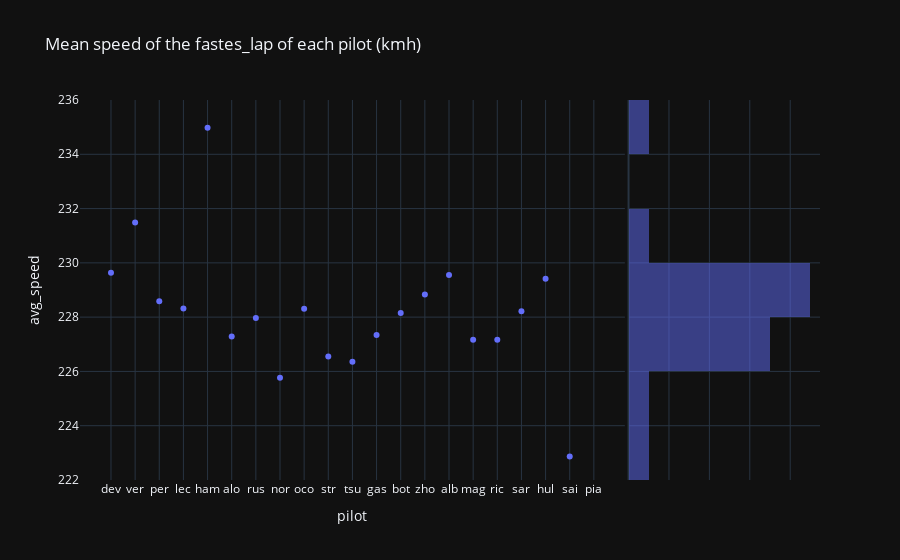

Here is the notebook cell this chart was saved with:
### Code cell
px.scatter(last_gp, x="pilot", y="avg_speed", title="Mean speed of the fastes_lap of each pilot (kmh)", marginal_y="histogram", template="plotly_dark")

### Figure 1 — Plotly figure (JSON) as saved in the notebook; plotly's stock layout.template omitted (floating-point values rounded to 4 significant figures)
{"data": [{"hovertemplate": "pilot=%{x}<br>avg_speed=%{y}<extra></extra>", "legendgroup": "", "marker": {"color": "#636efa", "symbol": "circle"}, "mode": "markers", "name": "", "orientation": "v", "showlegend": false, "type": "scatter", "x": ["dev", "ver", "per", "lec", "ham", "alo", "rus", "nor", "oco", "str", "tsu", "gas", "bot", "zho", "alb", "mag", "ric", "sar", "hul", "sai", "pia"], "xaxis": "x", "y": [229.6, 231.5, 228.6, 228.3, 235.0, 227.3, 228.0, 225.8, 228.3, 226.6, 226.4, 227.3, 228.2, 228.8, 229.6, 227.2, 227.2, 228.2, 229.4, 222.9, null], "yaxis": "y"}, {"alignmentgroup": "True", "bingroup": "y", "hovertemplate": "avg_speed=%{y}<br>count=%{x}<extra></extra>", "legendgroup": "", "marker": {"color": "#636efa"}, "name": "", "offsetgroup": "", "opacity": 0.5, "showlegend": false, "type": "histogram", "xaxis": "x2", "y": [229.6, 231.5, 228.6, 228.3, 235.0, 227.3, 228.0, 225.8, 228.3, 226.6, 226.4, 227.3, 228.2, 228.8, 229.6, 227.2, 227.2, 228.2, 229.4, 222.9, null], "yaxis": "y2"}], "layout": {"barmode": "overlay", "legend": {"tracegroupgap": 0}, "title": {"text": "Mean speed of the fastes_lap of each pilot (kmh)"}, "xaxis": {"anchor": "y", "domain": [0, 0.7363], "title": {"text": "pilot"}}, "xaxis2": {"anchor": "y2", "domain": [0.7413, 1], "matches": "x2", "showgrid": true, "showline": false, "showticklabels": false, "ticks": ""}, "yaxis": {"anchor": "x", "domain": [0, 1], "title": {"text": "avg_speed"}}, "yaxis2": {"anchor": "x2", "domain": [0, 1], "matches": "y", "showgrid": true, "showticklabels": false}}}
